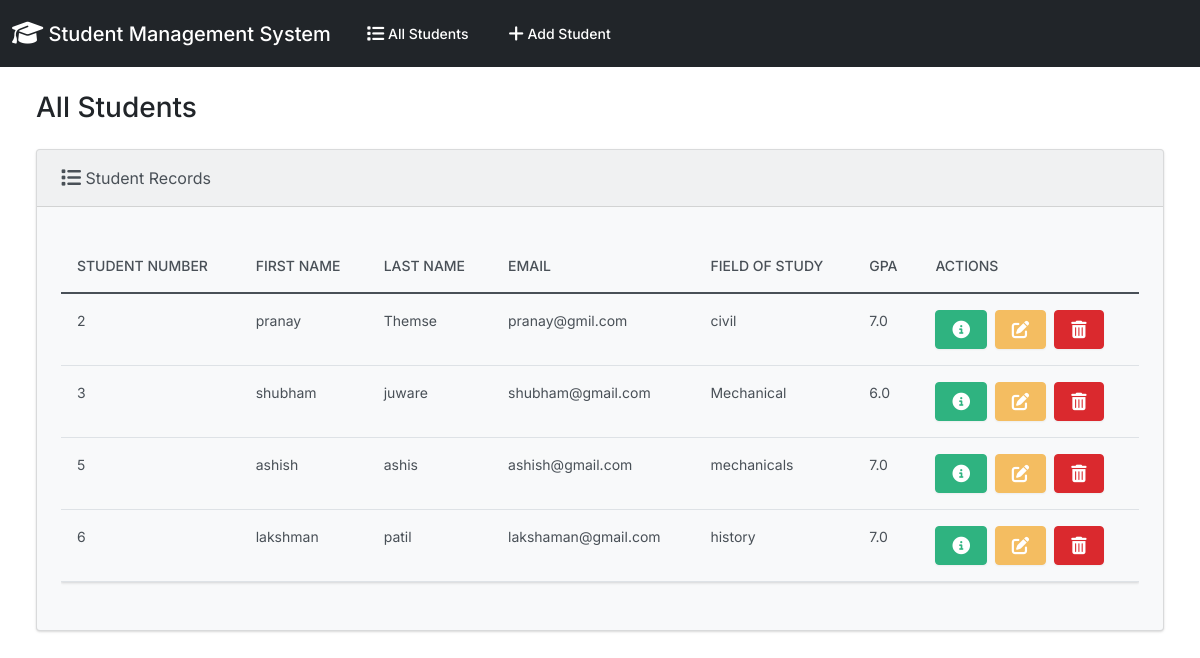
The page / on the database its author committed.
### students/models.py (models this page shows, shortened)
class Student(models.Model):
  student_number = models.PositiveIntegerField()
  first_name = models.CharField(max_length=50)
  last_name = models.CharField(max_length=50)
  email = models.EmailField(max_length=100)
  field_of_study = models.CharField(max_length=50)
  gpa = models.FloatField()

### students/views.py (the view)
# urls.py: path('', views.index, name='index'),
def index(request):
  return render(request, 'students/index.html', {
    'students': Student.objects.all()
  })

### students/templates/students/index.html (shortened to what this page needs)
{% extends "students/base.html" %}
{% block body %}
<h3 class="m-4">All Students</h3>
<div class="row">
  <div class="col-12">
    {% if students %}
    <div class="card bg-light ms-4 me-4 mb-4">
      <div class="card-header">
        <i class="fa-solid fa-list fa-lg"></i> Student Records
      </div>
      <div class="card-body">
        <p class="card-text">
          <div class="table-responsive">
            <table class="table table-hover">
              <thead>
                <tr>
                  <th scope="col">Student Number</th>
                  <th scope="col">First Name</th>
                  <th scope="col">Last Name</th>
                  <th scope="col">Email</th>
                  <th scope="col">Field of Study</th>
                  <th scope="col">GPA</th>
                  <th scope="col">Actions</th>
                </tr>
              </thead>
              <tbody>
                {% for student in students %}
                  <tr>
                    <td>{{ student.student_number }}</td>
                    <td>{{ student.first_name }}</td>
                    <td>{{ student.last_name }}</td>
                    <td>{{ student.email }}</td>
                    <td>{{ student.field_of_study }}</td>
                    <td>{{ student.gpa }}</td>
                    <td>
                      <button type="button" class="btn btn-success me-1" href="{% url 'view_student' student.id %}" data-bs-toggle="modal" data-bs-target="#myModal{{student.id}}">
                      </button>
                      <a class="btn btn-warning me-1" href="{% url 'edit' student.id %}">
                      </a>
                      <button type="button" class="btn btn-danger" data-bs-toggle="modal" data-bs-target="#delete{{student.id}}">
                      </button>
                    </td>
                  </tr>
                {% endfor %}
              </tbody>
            </table>
          </div>
        </p>
      </div>
    </div>
    {% else %}
      <h5 class="alert alert-primary ms-4 me-4">No Student Records</h5>
    {% endif %}
  </div>
</div>
{% endblock %}

### students/templates/students/base.html (shortened to what this page needs)
{% load static %}
<!DOCTYPE html>
<html lang="en">
  <head>
    <link rel="stylesheet" href="https://cdnjs.cloudflare.com/ajax/libs/font-awesome/6.1.1/css/all.min.css">
    <link href="{% static 'css/bootstrap.min.css' %}" rel="stylesheet">
  </head>
  <body class="d-flex flex-column min-vh-100">
    <nav class="navbar navbar-expand-lg navbar-dark bg-dark">
      <div class="container-fluid">
        <a class="navbar-brand" href="{% url 'index' %}">
          <i class="fa-solid fa-graduation-cap fa-lg"></i> Student Management System
        </a>
        <div class="collapse navbar-collapse" id="navbarColor01">
          <ul class="navbar-nav me-auto">
            <li class="nav-item">
              <a class="nav-link" href="{% url 'index' %}">
                 All Students
              </a>
            </li>
            <li class="nav-item">
              <a class="nav-link" href="{% url 'add' %}">
                 Add Student
              </a>
            </li>
          </ul>
        </div>
      </div>
    </nav>
    <div class="container-fluid">
      {% block body %}
      {% endblock %}
    </div>
  </body>
</html>

### rows shown on the page
Student: student_number "2", first_name "pranay", last_name "Themse", email "pranay@gmil.com", field_of_study "civil", gpa "7.0"
Student: student_number "3", first_name "shubham", last_name "juware", email "shubham@gmail.com", field_of_study "Mechanical", gpa "6.0"
Student: student_number "5", first_name "ashish", last_name "ashis", email "ashish@gmail.com", field_of_study "mechanicals", gpa "7.0"
Student: student_number "6", first_name "lakshman", last_name "patil", email "lakshaman@gmail.com", field_of_study "history", gpa "7.0"
